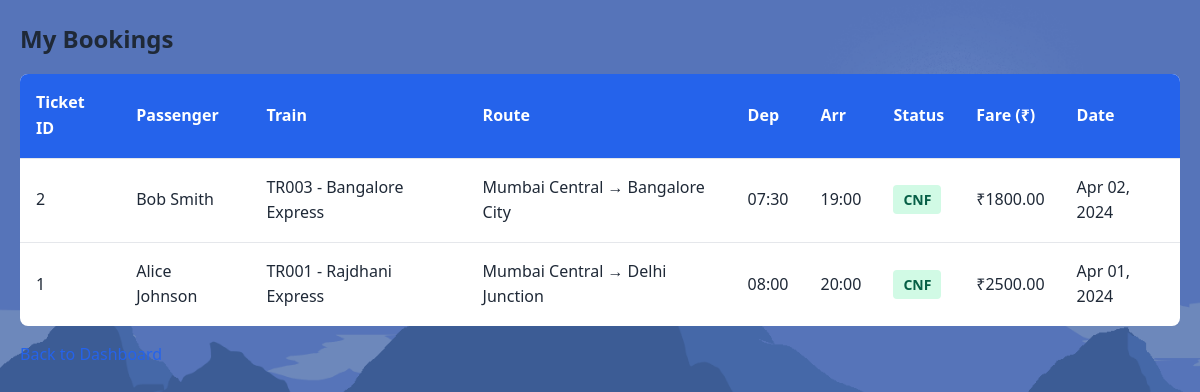
The app's page /bookings.php (signed in) with its own data.
### tables this page shows
CREATE TABLE TICKET (
    TicketID INT PRIMARY KEY AUTO_INCREMENT,
    Pnr VARCHAR(50) UNIQUE NULL,
    UserID INT NOT NULL,
    TrainID INT NOT NULL,
    PassengerID INT NOT NULL,
    Status ENUM('CNF', 'WTL', 'RJD') DEFAULT 'CNF',
    BookingDate DATE NOT NULL,
    Fare DECIMAL(10, 2) NOT NULL,
    CreatedAt TIMESTAMP DEFAULT CURRENT_TIMESTAMP,
    FOREIGN KEY (UserID) REFERENCES USERS(UserID) ON DELETE CASCADE,
    FOREIGN KEY (TrainID) REFERENCES TRAIN(TrainID) ON DELETE CASCADE,
    FOREIGN KEY (PassengerID) REFERENCES PASSENGER(PassengerID) ON DELETE CASCADE
);

CREATE TABLE PASSENGER (
    PassengerID INT PRIMARY KEY AUTO_INCREMENT,
    UserID INT NOT NULL,
    PassengerName VARCHAR(100) NOT NULL,
    Age INT NOT NULL,
    Gender ENUM('Male', 'Female', 'Other') NOT NULL,
    CreatedAt TIMESTAMP DEFAULT CURRENT_TIMESTAMP,
    FOREIGN KEY (UserID) REFERENCES USERS(UserID) ON DELETE CASCADE
);

CREATE TABLE TRAIN (
    TrainID INT PRIMARY KEY AUTO_INCREMENT,
    TrainNumber VARCHAR(20) UNIQUE NOT NULL,
    TrainName VARCHAR(100) NOT NULL,
    FromStation VARCHAR(100) NOT NULL,
    ToStation VARCHAR(100) NOT NULL,
    TotalSeats INT NOT NULL,
    Fare DECIMAL(10, 2) NOT NULL,
    DepartureTime TIME NULL,
    ArrivalTime TIME NULL,
    CreatedAt TIMESTAMP DEFAULT CURRENT_TIMESTAMP,
    FOREIGN KEY (FromStation) REFERENCES STATION(StationName),
    FOREIGN KEY (ToStation) REFERENCES STATION(StationName)
);

### bookings.php (the view, shortened to what this page needs)
<?php
$servername = "localhost";
$username = "root";
$password = "";
$dbname = "train_booking";
$conn = new mysqli($servername, $username, $password, $dbname);
$user_id = (int)$_SESSION['user_id'];
$bookings_query = "SELECT t.TicketID, p.PassengerName, tr.TrainNumber, tr.TrainName, tr.FromStation,
                 tr.ToStation, tr.DepartureTime, tr.ArrivalTime, t.Status, t.BookingDate, t.Fare
                   FROM TICKET t
                   JOIN PASSENGER p ON t.PassengerID = p.PassengerID
                   JOIN TRAIN tr ON t.TrainID = tr.TrainID
                   WHERE t.UserID = $user_id
                   ORDER BY t.BookingDate DESC";
$bookings_result = mysqli_query($conn, $bookings_query);
?>
<!DOCTYPE html>
<html>
<head>
    <link rel="stylesheet" href="style.css">
</head>
<body>
    <div class="container">
        <h2>My Bookings</h2>
        <div class="table-responsive">
            <table class="table">
                <thead>
                    <tr>
                        <th>Ticket ID</th>
                        <th>Passenger</th>
                        <th>Train</th>
                        <th>Route</th>
                        <th>Dep</th>
                        <th>Arr</th>
                        <th>Status</th>
                        <th>Fare (₹)</th>
                        <th>Date</th>
                    </tr>
                </thead>
                <tbody>
                    <?php
                    if ($bookings_result && mysqli_num_rows($bookings_result) > 0) {
                        while ($b = mysqli_fetch_assoc($bookings_result)) {
                            $cls = ($b['Status'] == 'CNF') ? 'status-cnf' : (($b['Status']=='WTL') ? 'status-wtl' : 'status-rjd');
                            echo '<tr>';
                            echo '<td>' . htmlspecialchars($b['TicketID']) . '</td>';
                            echo '<td>' . htmlspecialchars($b['PassengerName']) . '</td>';
                            echo '<td>' . htmlspecialchars($b['TrainNumber']) . ' - ' . htmlspecialchars($b['TrainName']) . '</td>';
                            echo '<td>' . htmlspecialchars($b['FromStation']) . ' → ' . htmlspecialchars($b['ToStation']) . '</td>';
                            echo '<td>' . (!empty($b['DepartureTime'])?htmlspecialchars(substr($b['DepartureTime'],0,5)):'-') . '</td>';
                            echo '<td>' . (!empty($b['ArrivalTime'])?htmlspecialchars(substr($b['ArrivalTime'],0,5)):'-') . '</td>';
                            echo '<td><span class="status-badge ' . $cls . '">' . htmlspecialchars($b['Status']) . '</span></td>';
                            echo '<td>₹' . htmlspecialchars($b['Fare']) . '</td>';
                            echo '<td>' . date('M d, Y', strtotime($b['BookingDate'])) . '</td>';
                            echo '</tr>';
                        }
                    } else {
                        echo '<tr><td colspan="9" style="text-align:center; color:#666;">No bookings found</td></tr>';
                    }
                    ?>
                </tbody>
            </table>
        </div>
        <p style="margin-top:12px;"><a href="user_dashboard.php">Back to Dashboard</a></p>
    </div>
</body>
</html>

### style.css (style rules this page uses)
* { margin: 0; padding: 0; box-sizing: border-box; }
:root { --primary-color: #2563eb; --secondary-color: #1e40af; --success-color: #10b981; --danger-color: #ef4444; --warning-color: #f59e0b; --light-gray: #f3f4f6; --dark-gray: #4b5563; --text-color: #1f2937; --border-color: #e5e7eb; }
body { font-family: 'Segoe UI', Tahoma, Geneva, Verdana, sans-serif; color: var(--text-color); background-image: url('rail.gif'); background-size: cover; background-attachment: fixed; background-repeat: no-repeat; background-position: center center; line-height: 1.6; }
.container { max-width: 1200px; margin: 0 auto; padding: 0 20px; }
.table-responsive { overflow-x: auto; margin: 1rem 0; }
.table { width: 100%; border-collapse: collapse; background: white; box-shadow: 0 1px 3px rgba(0, 0, 0, 0.05); border-radius: 8px; overflow: hidden; }
.table thead { background-color: var(--primary-color); color: white; }
.table th, .table td { padding: 1rem; text-align: left; border-bottom: 1px solid var(--border-color); }
.table tbody tr:last-child td { border-bottom: none; }
.status-cnf { background-color: #d1fae5; color: #065f46; padding: 0.25rem 0.75rem; border-radius: 20px; font-weight: 600; font-size: 0.875rem; }
a { color: var(--primary-color); text-decoration: none; transition: color 0.3s ease; }

### bookings.php (style rules this page uses)
.container { padding: 20px; }
.status-badge { padding: 5px 10px; border-radius: 4px; font-weight: 600; }
.status-cnf { background:#d1fae5; color:#065f46; }

### records on screen
ticket: TicketID "2", PassengerID.PassengerName "Bob Smith", TrainID.TrainNumber "TR003", TrainID.TrainName "Bangalore Express", TrainID.FromStation "Mumbai Central", TrainID.ToStation "Bangalore City", TrainID.DepartureTime "07:30", TrainID.ArrivalTime "19:00", Status "CNF", Fare "1800.00", BookingDate "Apr 02, 2024"
ticket: TicketID "1", PassengerID.PassengerName "Alice Johnson", TrainID.TrainNumber "TR001", TrainID.TrainName "Rajdhani Express", TrainID.FromStation "Mumbai Central", TrainID.ToStation "Delhi Junction", TrainID.DepartureTime "08:00", TrainID.ArrivalTime "20:00", Status "CNF", Fare "2500.00", BookingDate "Apr 01, 2024"
